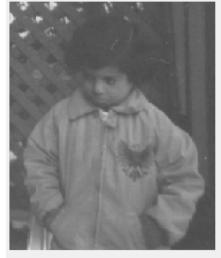
#> input picture A4/images/pout-dark.jpg, 221 x 258 px
$ jupyter execute CS22B1082_Assignment4.ipynb
#> lines starting #> are read from the running program, lines starting #| are printed output that depends on the picture; long printed decimals are rounded
## Assignment 4

[cell 1]
import cv2
import numpy as np
import matplotlib.pyplot as plt
from skimage.exposure import match_histograms

## Histogram Equalisation

### Loading the image

[cell 2]
pout_dark = cv2.imread('images/pout-dark.jpg', cv2.IMREAD_GRAYSCALE)
#> pout_dark is the input picture: shape (258, 221); min 70, max 255, mean 123.5

### Histogram Equalisation

[cell 3]
# Calculate the histogram of the image
hist, bins = np.histogram(pout_dark.flatten(), bins=256, range=[0, 256])
#> hist = 256 values, max 1984 at index 240, min 0 at index 0, mean 222.7; bins = 257 values from 0 to 256

# Calculate the cumulative distribution function (CDF)
cdf = hist.cumsum()
#> cdf = 256 values from 0 to 57018

# Normalize the CDF to range from 0 to 255
cdf_normalized = (cdf - cdf.min()) * 255 / (cdf.max() - cdf.min())
#> cdf_normalized = 256 values from 0 to 255
cdf_normalized = cdf_normalized.astype('uint8')

# Map the original image pixels to the new equalized values using the CDF
equalized_image_manual = cdf_normalized[pout_dark]
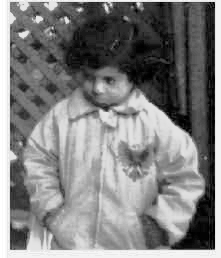
#> equalized_image_manual: shape (258, 221); min 0, max 255, mean 128.8

### Displaying the Images

[cell 4]
# Plotting the original image, equalized image, and their histograms
fig, axs = plt.subplots(2, 2, figsize=(12, 12))

# Display Original Image
axs[0, 0].imshow(pout_dark, cmap='gray')
axs[0, 0].set_title('Original Image')
axs[0, 0].axis('off')

# Display Equalized Image
axs[0, 1].imshow(equalized_image_manual, cmap='gray')
axs[0, 1].set_title('Equalized Image')
axs[0, 1].axis('off')

# Histogram of Original Image
axs[1, 0].plot(bins[:-1], hist, color='black')
axs[1, 0].set_title('Histogram of Original Image')

# Histogram of Equalized Image
equalized_hist, equalized_bins = np.histogram(equalized_image_manual.flatten(), bins=256, range=[0, 256])
#> equalized_hist = 256 values, max 1984 at index 243, min 0 at index 2, mean 222.7; equalized_bins = 257 values from 0 to 256
axs[1, 1].plot(equalized_bins[:-1], equalized_hist, color='black')
axs[1, 1].set_title('Histogram of Equalized Image')

plt.tight_layout()
plt.show()
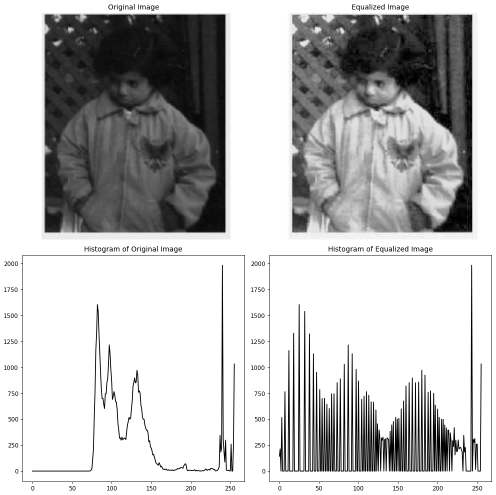
#> figure drawn by matplotlib, 4 panels; panel 3: curve peaks at x = 240, y = 1984; panel 4: curve peaks at x = 243, y = 1984

### Using Inbuilt Function

[cell 5]
equalized_image_opencv = cv2.equalizeHist(pout_dark)

[cell 6]
# Plotting the original image, equalized image, and their histograms
fig, axs = plt.subplots(2, 2, figsize=(12, 12))

# Display Original Image
axs[0, 0].imshow(pout_dark, cmap='gray')
axs[0, 0].set_title('Original Image')
axs[0, 0].axis('off')

# Display Equalized Image
axs[0, 1].imshow(equalized_image_opencv, cmap='gray')
axs[0, 1].set_title('Equalized Image')
axs[0, 1].axis('off')

# Histogram of Original Image
axs[1, 0].plot(bins[:-1], hist, color='black')
axs[1, 0].set_title('Histogram of Original Image')

# Histogram of Equalized Image
equalized_hist, equalized_bins = np.histogram(equalized_image_opencv.flatten(), bins=256, range=[0, 256])
#> equalized_hist = 256 values, max 1984 at index 244, min 0 at index 3, mean 222.7
axs[1, 1].plot(equalized_bins[:-1], equalized_hist, color='black')
axs[1, 1].set_title('Histogram of Equalized Image')

plt.tight_layout()
plt.show()
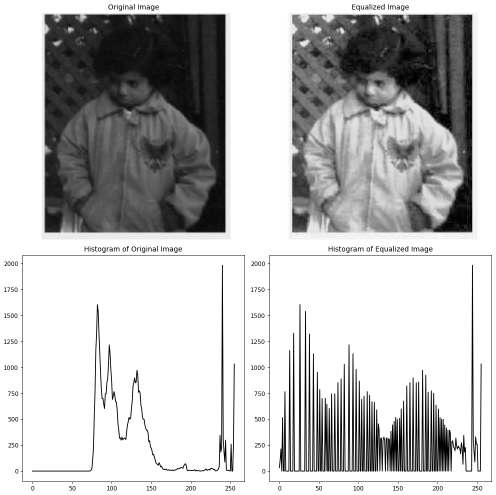
#> figure drawn by matplotlib, 4 panels; panel 3: curve peaks at x = 240, y = 1984; panel 4: curve peaks at x = 244, y = 1984

### Differnce Between manual and In-Built Function

[cell 7]
mse = np.mean((equalized_image_manual - equalized_image_opencv) ** 2)
#> mse = 0.566
print(f"Mean Squared Error (MSE) between Manual and OpenCV Equalized Images: {mse}")
#| Mean Squared Error (MSE) between Manual and OpenCV Equalized Images: 0.5657

## Histogram Matching

### Loading Images

[cell 8]
pout_dark = cv2.imread('images/pout-dark.jpg', cv2.IMREAD_GRAYSCALE)
pout_bright = cv2.imread('images/pout-bright.jpg', cv2.IMREAD_GRAYSCALE)
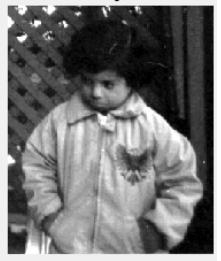
#> input picture A4/images/pout-bright.jpg, 221 x 261 px
#> pout_bright is the input picture: shape (261, 221); min 0, max 255, mean 114.2

[cell 9]
desired_shape = (pout_bright.shape[1], pout_bright.shape[0])
#> desired_shape = (221, 261)
pout_dark = cv2.resize(pout_dark, desired_shape)
#> pout_dark: shape (261, 221)

### Manual Function

[cell 10]
def histogram_matching(source, reference):

    source_hist, bins_source = np.histogram(source.flatten(), bins=256, range=[0, 256], density=True)
#> source_hist = 256 values, max 0.0349 at index 240, min 0 at index 0, mean 0.00391; bins_source = 257 values from 0 to 256
    reference_hist, bins_reference = np.histogram(reference.flatten(), bins=256, range=[0, 256], density=True)
#> reference_hist = 256 values, max 0.0339 at index 240, min 0.000607 at index 251, mean 0.00391; bins_reference = 257 values from 0 to 256

    # Compute the CDFs
    source_cdf = np.cumsum(source_hist)
#> source_cdf = 256 values from 0 to 1
    reference_cdf = np.cumsum(reference_hist)
#> reference_cdf = 256 values from 0.00524 to 1

    # Normalize the CDFs to range [0, 1]
    source_cdf_normalized = source_cdf / source_cdf[-1]
#> source_cdf_normalized = 256 values from 0 to 1
    reference_cdf_normalized = reference_cdf / reference_cdf[-1]
#> reference_cdf_normalized = 256 values from 0.00524 to 1

    # Create a mapping from source CDF to reference CDF
    mapping = np.interp(source_cdf_normalized, reference_cdf_normalized, bins_reference[:-1])
#> mapping = 256 values from 0 to 255

    # Map the pixels of the source image to the target histogram
    matched_image = np.interp(source.flatten(), bins_source[:-1], mapping).reshape(source.shape)
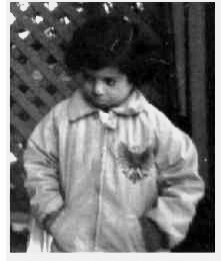
#> matched_image: shape (261, 221) float64; min 0, max 255, mean 115.1

    return matched_image.astype(np.uint8)

[cell 11]
matched_image = histogram_matching(pout_dark, pout_bright)

[cell 12]
# Plotting the results
fig, axs = plt.subplots(1, 3, figsize=(12, 12))

# Display Original Image (Dark Image)
axs[0].imshow(pout_dark, cmap='gray')
axs[0].set_title('Original Dark Image')
axs[0].axis('off')

# Display Reference Image (Bright Image)
axs[1].imshow(pout_bright, cmap='gray')
axs[1].set_title('Reference Bright Image')
axs[1].axis('off')

# Display User-defined Histogram Matched Image
axs[2].imshow(matched_image, cmap='gray')
axs[2].set_title('User-defined Histogram Matched Image')
axs[2].axis('off')

plt.tight_layout()
plt.show()

[cell 13]
fig, axs = plt.subplots(1, 3, figsize=(15, 8))


# Plot the histograms of the three images
axs[0].hist(pout_dark.flatten(), bins=256, range=[0, 256], color='black', alpha=0.7)
axs[0].set_title('Histogram of Original Dark Image')

axs[1].hist(pout_bright.flatten(), bins=256, range=[0, 256], color='orange', alpha=0.7)
axs[1].set_title('Histogram of Reference Bright Image')

axs[2].hist(matched_image.flatten(), bins=256, range=[0, 256], color='green', alpha=0.7)
axs[2].set_title('Histogram of Matched Image')

plt.tight_layout()
plt.show()
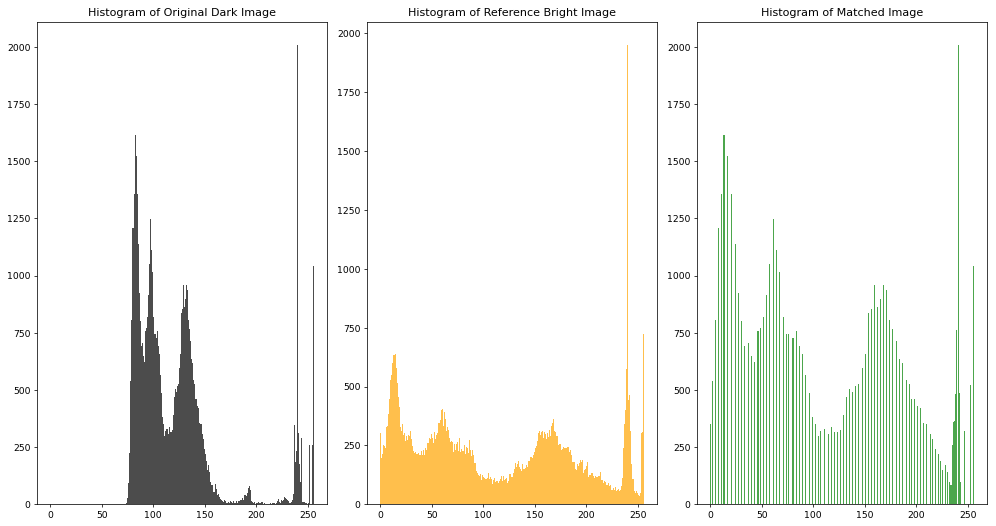
#> figure drawn by matplotlib, 3 panels; panel 1: tallest bar 2011 high, from x = 240 to 241; panel 2: tallest bar 1953 high, from x = 240 to 241; panel 3: tallest bar 2011 high, from x = 241 to 242

[cell 14]
mse = np.mean((pout_bright.astype(np.float32) - matched_image.astype(np.float32)) ** 2)
#> mse = 1697.5
print(f"Mean Squared Error (MSE) between Reference and Matched Image: {mse}")
#| Mean Squared Error (MSE) between Reference and Matched Image: 1697.538

### Use scikit Image Match Histogram Function

[cell 15]
matched_image_builtin = match_histograms(pout_dark, pout_bright, channel_axis=None)

### Plotting

[cell 16]
# Plotting the results
fig, axs = plt.subplots(1, 3, figsize=(12, 12))

# Display Original Image (Dark Image)
axs[0].imshow(pout_dark, cmap='gray')
axs[0].set_title('Original Dark Image')
axs[0].axis('off')

# Display Reference Image (Bright Image)
axs[1].imshow(pout_bright, cmap='gray')
axs[1].set_title('Reference Bright Image')
axs[1].axis('off')

# Display User-defined Histogram Matched Image
axs[2].imshow(matched_image_builtin, cmap='gray')
axs[2].set_title('Histogram Matched Image')
axs[2].axis('off')

plt.tight_layout()
plt.show()

[cell 17]
# Plot the histograms of the three images
fig, axs = plt.subplots(1, 3, figsize=(15, 8))

axs[0].hist(pout_dark.flatten(), bins=256, range=[0, 256], color='black', alpha=0.7)
axs[0].set_title('Histogram of Original Dark Image')

axs[1].hist(pout_bright.flatten(), bins=256, range=[0, 256], color='orange', alpha=0.7)
axs[1].set_title('Histogram of Reference Bright Image')

axs[2].hist(matched_image_builtin.flatten(), bins=256, range=[0, 256], color='green', alpha=0.7)
axs[2].set_title('Histogram of Matched Image')

plt.tight_layout()
plt.show()

[cell 18]
# Compute MSE between the reference and matched image
mse = np.mean((pout_bright.astype(np.float32) - matched_image.astype(np.float32)) ** 2)
print(f"Mean Squared Error (MSE) between Reference and Matched Image: {mse}")
#| Mean Squared Error (MSE) between Reference and Matched Image: 1697.538

### Calculate MSE between In-Built and Manual Function

[cell 19]
mse = np.mean((matched_image_builtin.astype(np.float32) - matched_image.astype(np.float32)) ** 2)
#> mse = 0.361
print(f"Mean Squared Error (MSE) between Reference and Matched Image: {mse}")
#| Mean Squared Error (MSE) between Reference and Matched Image: 0.3611
